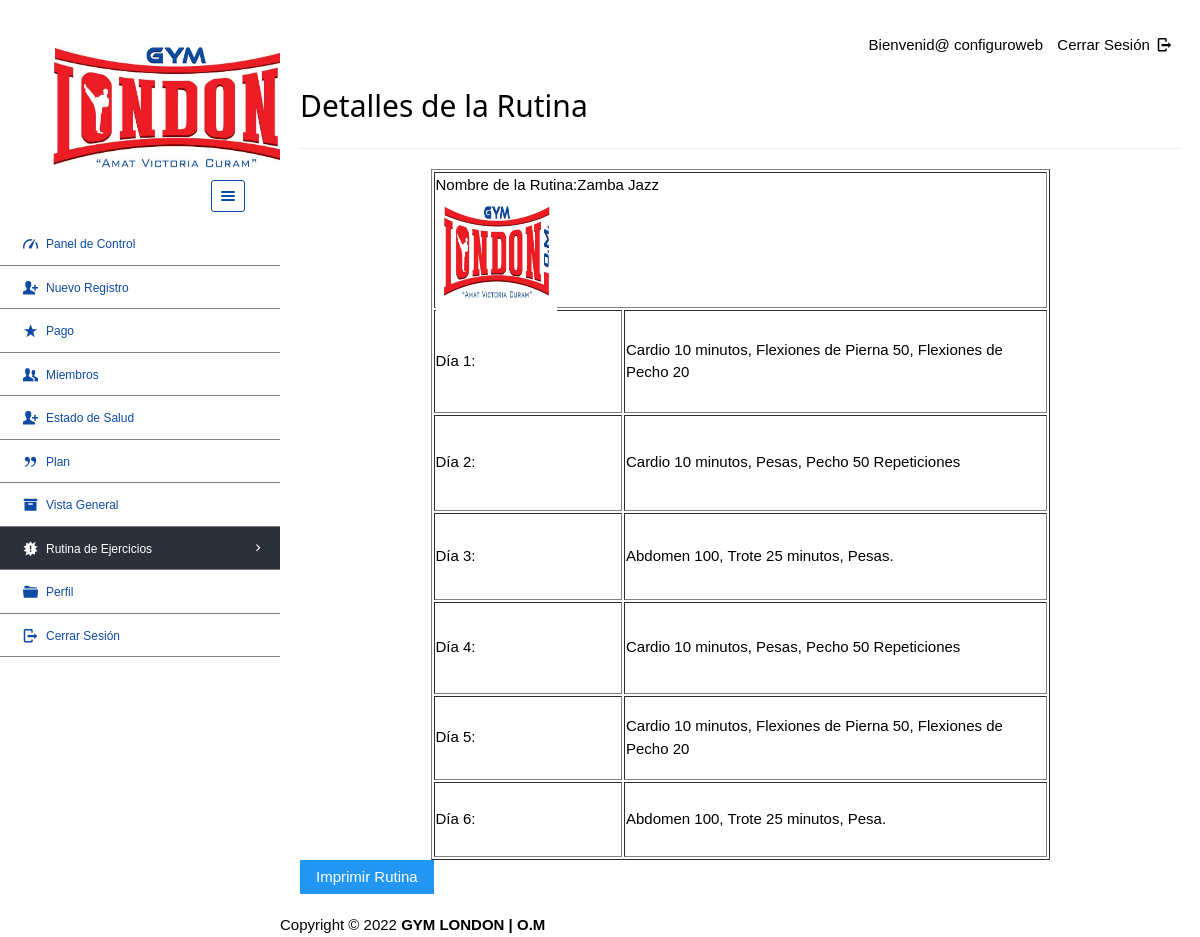
Screenshot of /dashboard/admin/viewdetailroutine.php?id=1 (signed in) with the database file from the repository.
### tables this page shows
CREATE TABLE `timetable` (
  `tid` int(12) NOT NULL,
  `tname` varchar(45) DEFAULT NULL,
  `day1` varchar(200) DEFAULT NULL,
  `day2` varchar(200) DEFAULT NULL,
  `day3` varchar(200) DEFAULT NULL,
  `day4` varchar(200) DEFAULT NULL,
  `day5` varchar(200) DEFAULT NULL,
  `day6` varchar(200) DEFAULT NULL
);

### dashboard/admin/viewdetailroutine.php (the view, shortened to what this page needs)
<?php
require '../../include/db_conn.php';
?>
<!DOCTYPE html>
<html lang="en">
<head>
    <link rel="stylesheet" href="../../css/style.css"  id="style-resource-5">
    <link rel="stylesheet" href="../../css/dashMain.css">
    <link rel="stylesheet" type="text/css" href="../../css/entypo.css">
	<link href="a1style.css" rel="stylesheet" type="text/css">
</head>
     <body class="page-body  page-fade" onload="collapseSidebar()">
    	<div class="page-container sidebar-collapsed" id="navbarcollapse">
		<div class="sidebar-menu">
			<header class="logo-env">
			<div class="logo">
				<a href="main.php">
					<img src="../../images/logo.png" alt="" width="192" height="80" />
				</a>
			</div>
					<div class="sidebar-collapse" onclick="collapseSidebar()">
				<a href="#" class="sidebar-collapse-icon with-animation">
					<i class="entypo-menu"></i>
				</a>
			</div>
			</header>
    		<?php include('nav.php'); ?>
    	</div>
    		<div class="main-content">
				<div class="row">
					<div class="col-md-6 col-sm-8 clearfix">
					</div>
					<div class="col-md-6 col-sm-4 clearfix hidden-xs">
						<ul class="list-inline links-list pull-right">
							<li>Bienvenid@ <?php echo $_SESSION['full_name']; ?>
							</li>
							<li>
								<a href="logout.php">
									Cerrar Sesión <i class="entypo-logout right"></i>
								</a>
							</li>
						</ul>
					</div>
				</div>
				<h2>Detalles de la Rutina</h2>
				<hr/>
		<?php
		$id=$_GET['id'];
		$sql="Select * from timetable t Where t.tid=$id";
		$res=mysqli_query($con, $sql);
					 if($res){
						      	$row=mysqli_fetch_array($res,MYSQLI_ASSOC);
						      }
		?>
		<div id=print>
		<table width="619" height="673" border="1" align="center">
  <tr>
    <td height="87" colspan="2">Nombre de la Rutina:<?php echo $row['tname'] ?> <span align="right"> <img src="logo.png" width="121" height="114"  alt=""/></span></td>
    </tr>
  <tr>
    <td width="186" height="103">Día 1:</td>
    <td width="417"><?php echo $row['day1'] ?></td>
  </tr>
  <tr>
    <td height="96">Día 2:</td>
    <td><?php echo $row['day2'] ?></td>
  </tr>
  <tr>
    <td height="87">Día 3:</td>
    <td><?php echo $row['day3'] ?></td>
  </tr>
  <tr>
    <td height="92">Día 4:</td>
    <td><?php echo $row['day4'] ?></td>
  </tr>
  <tr>
    <td height="84">Día 5:</td>
    <td><?php echo $row['day5'] ?></td>
  </tr>
  <tr>
    <td height="75">Día 6:</td>
    <td><?php echo $row['day6'] ?></td>
  </tr>
        </table></div>
				<input type="button" class="a1-btn a1-blue" value="Imprimir Rutina" onclick="myFunction()">
    	</div>
    </body>
	<?php include('footer.php'); ?>
</html>

### dashboard/admin/nav.php (shortened to what this page needs)
<ul id="main-menu" class="" >
    <li id="dash"><a href="index.php"><i class="entypo-gauge"></i><span>Panel de Control</span></a></li>
	<li id="regis"><a href="new_entry.php"><i class="entypo-user-add"></i><span>Nuevo Registro</span></a>
	<li id="paymnt"><a href="payments.php"><i class="entypo-star"></i><span>Pago</span></a></li>
	<li class="" id="hassubopen"><a href="#" onclick="memberExpand(1)"><i class="entypo-users"></i><span>Miembros</span></a>
	</li>
	<li id="health_status"><a href="new_health_status.php"><i class="entypo-user-add"></i><span>Estado de Salud</span></a>
		<li class="" id="planhassubopen"><a href="#" onclick="memberExpand(2)"><i class="entypo-quote"></i><span>Plan</span></a>
	<li class="" id="overviewhassubopen"><a href="#" onclick="memberExpand(3)"><i class="entypo-box"></i><span>Vista General</span></a>
	<li class="" id="routinehassubopen"><a href="#" onclick="memberExpand(4)"><i class="entypo-alert"></i><span>Rutina de Ejercicios</span></a>
	</li>
	<li id="adminprofile"><a href="more-userprofile.php"><i class="entypo-folder"></i><span>Perfil</span></a></li>
	<li><a href="logout.php"><i class="entypo-logout"></i><span>Cerrar Sesión</span></a></li>
</ul>

### dashboard/admin/footer.php
<footer class="main">Copyright &copy; 2022 <strong>GYM LONDON | O.M</strong></footer>

### css/style.css (style rules this page uses)
html { font-size: 62.5%; font-family: sans-serif; }
div { display: block; }
body { font-family: "Noto Sans", sans-serif, "Helvetica Neue", Helvetica, Arial, sans-serif; font-size: 12px; line-height: 1.428571429; display: block; margin: 0; }
*, *:before, *:after { box-sizing: border-box; }
a { text-decoration: none; background: transparent; }
img { vertical-align: middle; }
img { border: 0; }
.logo img { width: 320px; height: 200px; }
input, button, select, textarea { font-family: inherit; font-size: inherit; line-height: inherit; }
button, input { line-height: normal; }
button, input, select, textarea { font-family: inherit; font-size: 100%; margin: 0; }
input { background-color: white; cursor: text; padding: 1px; border-width: 2px; border-style: inset; border-color: initial; border-image: initial; }
input, textarea, select, button { text-rendering: auto; color: initial; letter-spacing: normal; word-spacing: normal; text-transform: none; text-indent: 0px; text-shadow: none; display: inline-block; text-align: start; margin: 0em; font: 400 13.3333px Arial; }
button, html input[type="button"], input[type="reset"], input[type="submit"] { cursor: pointer; }
a { color: #373e4a; text-decoration: none; }
a { background: transparent; }
a { color: #373e4a; }
.page-container { position: relative; padding-left: 280px; }
.page-container .sidebar-menu { position: absolute; width: 280px; top: 0; left: 0; bottom: 0; background: #ffffff; background: -webkit-linear-gradient(to right, #ffffff, #ffffff, #ffffff); background: linear-gradient(to right, #ffffff, #ffffff, #ffffff); color: #aaabae; z-index: 1; min-height: 796px; box-sizing: border-box; }
.page-container .sidebar-menu .logo-env { width: 100%; padding: 35px; padding-bottom: 10px; box-sizing: border-box; }
.page-container .sidebar-menu .logo-env:before, .page-container .sidebar-menu .logo-env:after { content: " "; display: table; }
.page-container .sidebar-menu .logo-env > div { display: block; vertical-align: middle; white-space: nowrap; float: left; }
.page-container .sidebar-menu .logo-env > div > a { display: inline-block; color: #aaabae; }
.page-container .sidebar-menu .logo-env > div.sidebar-collapse, .page-container .sidebar-menu .logo-env > div.sidebar-mobile-menu { position: relative; float: right; }
.page-container .sidebar-menu .logo-env > div.sidebar-collapse a, .page-container .sidebar-menu .logo-env > div.sidebar-mobile-menu a { display: inline-block; border: 1px solid #0F4BA2; text-align: center; padding: 0; line-height: 1; font-size: 20px; font-weight: 300; padding: 5px 2px; background-clip: padding-box; border-radius: 3px; transition: all 200ms ease-in-out; }
.page-container .sidebar-menu .logo-env > div > a { display: inline-block; color: #0F4BA2; }
.page-container .sidebar-menu .logo-env .logo img { width: 280px; height: 150px; }
.page-container .sidebar-menu .logo-env:after { clear: both; }
.page-container .sidebar-menu #main-menu { list-style: none; margin: 0; padding: 0; margin-bottom: 20px; }
ul, ol { margin-top: 0; margin-bottom: 8.5px; }
ul, menu, dir { display: block; list-style-type: disc; }
.page-container .sidebar-menu #main-menu li { position: relative; margin: 0; font-size: 12px; border-bottom: 1px solid #0F4BA2; }
li { display: list-item; }
.page-container .sidebar-menu #main-menu li a { position: relative; display: block; padding: 10px 20px; color: #0F4BA2; z-index: 2; transition: color 250ms ease-in-out, background-color 250ms ease-in-out; }
.page-container .sidebar-menu #main-menu li a i { top: 1px; }
.page-container .sidebar-menu #main-menu li i { position: relative; font-size: 15px; margin-right: 5px; }
i, cite, em, var, address, dfn { font-style: italic; }
.page-container .sidebar-menu #main-menu li a span { transition: 350ms opacity ease-in-out; }
.page-container .sidebar-menu #main-menu li.has-sub > a:before { position: relative; content: '\e877'; content: '\e879'; display: inline-block; font-family: 'Entypo'; color: #454a54; color: #FFF; float: right; font-size: 15px; margin-left: 13px; top: 0px; transition: all 300ms ease-in-out; }
.page-container .sidebar-menu #main-menu li { position: relative; margin: 0; font-size: 12px; border-bottom: 1px solid rgba(69, 74, 84, 0.7); }

### dashboard/admin/viewdetailroutine.php (style rules this page uses)
.page-container .sidebar-menu #main-menu li#routinehassubopen > a { background-color: #2b303a; color: #ffffff; }

### rows the page displays
timetable: tname "Zamba Jazz", day1 "Cardio 10 minutos, Flexiones de Pierna 50, Flexiones de Pecho 20", day2 "Cardio 10 minutos, Pesas, Pecho 50 Repeticiones", day3 "Abdomen 100, Trote 25 minutos, Pesas.", day4 "Cardio 10 minutos, Pesas, Pecho 50 Repeticiones", day5 "Cardio 10 minutos, Flexiones de Pierna 50, Flexiones de Pecho 20", day6 "Abdomen 100, Trote 25 minutos, Pesa."

### other values shown
$_SESSION['full_name'] "configuroweb"
